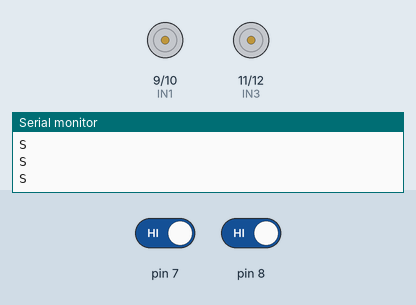
A sketch run on a simulated Arduino Uno, built with avr-gcc and run on an emulated ATmega328P. On the bench: motor-driver pin pairs drawn as motors (green arrow = first pin HIGH = forward, orange = second pin HIGH = backward, longer = more drive, scaled by the enable pin), the last lines printed to the serial monitor. Inputs (shaded band) come from the test bench; at power-on: pin 7 HIGH, pin 8 HIGH.

Above: at 1.2 s.
1.3 s: pin 7 driven LOW
At 1.7 s:
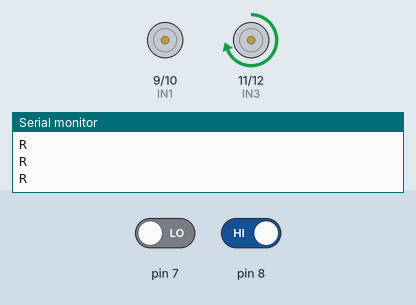
2.8 s: pin 8 driven LOW
At 4.0 s:
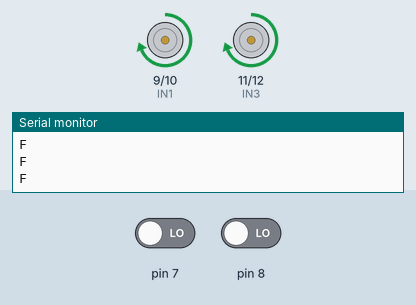
4.3 s: pin 7 driven HIGH
At 5.2 s:
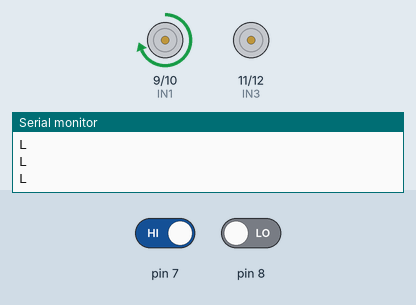
5.8 s: pin 8 driven HIGH
At 6.4 s:
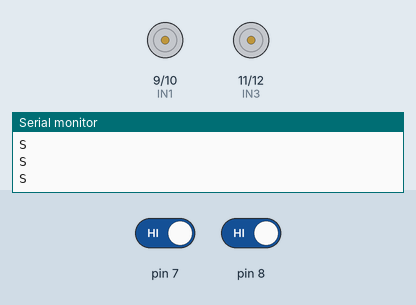
Timing chart, 0 to 8.3 s (numbered marks = the images above; inputs shaded):
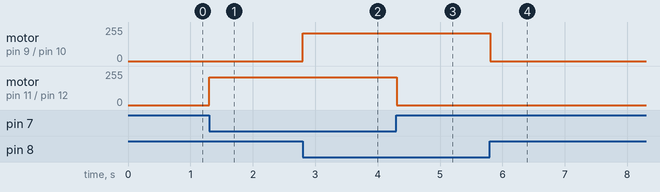

Measured:
- after the input at 1.3 s, motor on pin 11 (IN3) / pin 12 (IN4): stopped → forward 210/255 at once
- after the input at 2.8 s, motor on pin 9 (IN1) / pin 10 (IN2): stopped → forward 210/255 at once
- after the input at 4.3 s, motor on pin 11 (IN3) / pin 12 (IN4): forward 210/255 → stopped at once
- after the input at 5.8 s, motor on pin 9 (IN1) / pin 10 (IN2): forward 210/255 → stopped at once

The sketch:

Project_13_Code.ino
```cpp
#define IN1 9 //Define Arduino_PIN-9 as IN1
#define IN2 10 //Define Arduino_PIN-10 as IN2
#define IN3 11 //Define Arduino_PIN-11 as IN3
#define IN4 12 //Define Arduino_PIN-12 as IN4
#define ENA 5 //Define Arduino_PWM_PIN-5 as ENA
#define ENB 6 //Define Arduino_PWM_PIN-6 as ENB
int motor_speed;
void setup() {
  Serial.begin(9600);
  Serial.println("GPIO test!");
  pinMode(IN1, OUTPUT);
  pinMode(IN2, OUTPUT);
  pinMode(IN3, OUTPUT);
  pinMode(IN4, OUTPUT);
  pinMode(ENA, OUTPUT);
  pinMode(ENB, OUTPUT);
  analogWrite(5, 210);
  analogWrite(6, 210);
}
void loop() {
  int ldrright = digitalRead(7);
  int ldrleft = digitalRead(8);
  if (ldrright == 0 && ldrleft == 0) {
    Serial.println("F");
    move_forward();
  }
  if (ldrright == 0 && ldrleft == 1) {
    Serial.println("R");
    turn_right();
  }
  if (ldrright == 1 && ldrleft == 0) {
    Serial.println("L");
    turn_left();
  }
  if (ldrright == 1 && ldrleft == 1) {
    Serial.println("S");
    move_stop();
  }
  delay(100);
}
void move_forward() {
  digitalWrite(9, HIGH);
  digitalWrite(10, LOW);
  digitalWrite(11, HIGH);
  digitalWrite(12, LOW);
}
void move_backward() {
  digitalWrite(9, LOW);
  digitalWrite(10, HIGH);
  digitalWrite(11, LOW);
  digitalWrite(12, HIGH);
}
void turn_right() {
  digitalWrite(9, LOW);
  digitalWrite(10, LOW);
  digitalWrite(11, HIGH);
  digitalWrite(12, LOW);
}
void turn_left() {
  digitalWrite(9, HIGH);
  digitalWrite(10, LOW);
  digitalWrite(11, LOW);
  digitalWrite(12, LOW);
}
void move_stop() {
  digitalWrite(9, LOW);
  digitalWrite(10, LOW);
  digitalWrite(11, LOW);
  digitalWrite(12, LOW);
}
```
